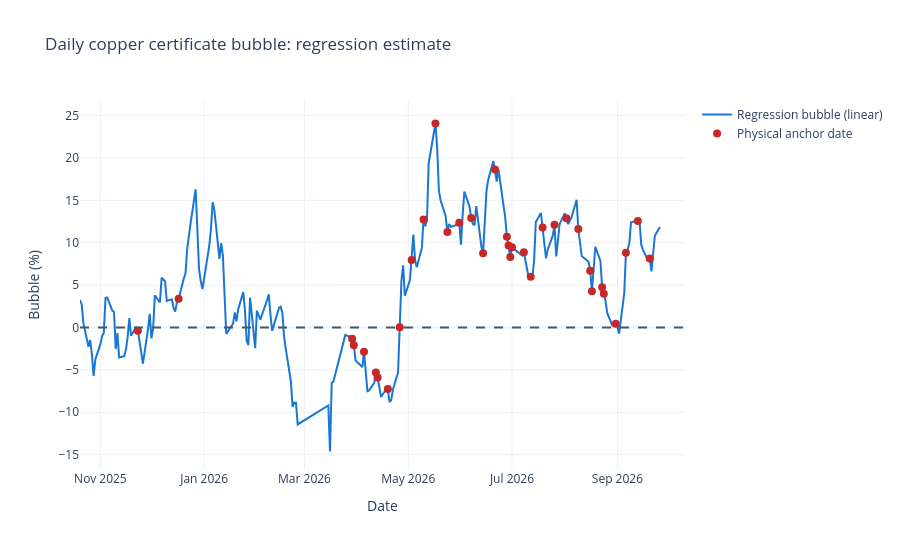

The cell this chart's notebook holds for it:
### Code cell
anchor_bubbles = bubble_regression.loc[bubble_regression['is_physical_anchor_date']]
fig = go.Figure()
fig.add_trace(go.Scatter(x=bubble_regression['date'], y=bubble_regression['certificate_bubble_pct'],
    name=f'Regression bubble ({selected_model_name})', line_color='#1976D2'))
fig.add_trace(go.Scatter(x=anchor_bubbles['date'], y=anchor_bubbles['certificate_bubble_pct'],
    mode='markers', name='Physical anchor date', marker=dict(color='#C62828', size=8)))
fig.add_hline(y=0, line_dash='dash', line_color='#455A64')
fig.update_layout(title='Daily copper certificate bubble: regression estimate',
    xaxis_title='Date', yaxis_title='Bubble (%)', height=550,
    template='plotly_white', hovermode='x unified')
fig.show()

### Figure 1 — Plotly figure (JSON) as saved in the notebook; plotly's stock layout.template omitted (floating-point values rounded to 4 significant figures; data arrays with more than 128 entries replaced by an {"elided": "..."} marker saying what was removed)
{"data": [{"line": {"color": "#1976D2"}, "name": "Regression bubble (linear)", "type": "scatter", "x": {"elided": "214 str values"}, "y": {"elided": "214 float values"}}, {"marker": {"color": "#C62828", "size": 8}, "mode": "markers", "name": "Physical anchor date", "type": "scatter", "x": ["2025-11-23T00:00:00.000000", "2025-12-17T00:00:00.000000", "2026-03-29T00:00:00.000000", "2026-03-30T00:00:00.000000", "2026-04-05T00:00:00.000000", "2026-04-12T00:00:00.000000", "2026-04-13T00:00:00.000000", "2026-04-19T00:00:00.000000", "2026-04-26T00:00:00.000000", "2026-05-03T00:00:00.000000", "2026-05-10T00:00:00.000000", "2026-05-17T00:00:00.000000", "2026-05-24T00:00:00.000000", "2026-05-31T00:00:00.000000", "2026-06-07T00:00:00.000000", "2026-06-14T00:00:00.000000", "2026-06-21T00:00:00.000000", "2026-06-28T00:00:00.000000", "2026-06-29T00:00:00.000000", "2026-06-30T00:00:00.000000", "2026-07-01T00:00:00.000000", "2026-07-08T00:00:00.000000", "2026-07-12T00:00:00.000000", "2026-07-19T00:00:00.000000", "2026-07-26T00:00:00.000000", "2026-08-02T00:00:00.000000", "2026-08-09T00:00:00.000000", "2026-08-16T00:00:00.000000", "2026-08-17T00:00:00.000000", "2026-08-23T00:00:00.000000", "2026-08-24T00:00:00.000000", "2026-08-31T00:00:00.000000", "2026-09-06T00:00:00.000000", "2026-09-13T00:00:00.000000", "2026-09-20T00:00:00.000000"], "y": [-0.3708, 3.391, -1.334, -2.081, -2.846, -5.311, -5.906, -7.248, 0.03918, 7.977, 12.73, 24.06, 11.27, 12.36, 12.92, 8.764, 18.64, 10.72, 9.676, 8.319, 9.454, 8.877, 5.999, 11.78, 12.12, 12.89, 11.63, 6.706, 4.276, 4.763, 3.981, 0.4304, 8.814, 12.56, 8.144]}], "layout": {"height": 550, "hovermode": "x unified", "shapes": [{"line": {"color": "#455A64", "dash": "dash"}, "type": "line", "x0": 0, "x1": 1, "xref": "x domain", "y0": 0, "y1": 0, "yref": "y"}], "title": {"text": "Daily copper certificate bubble: regression estimate"}, "xaxis": {"title": {"text": "Date"}}, "yaxis": {"title": {"text": "Bubble (%)"}}}}
